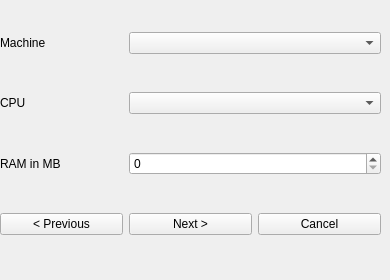
     <widget class="QWidget" name="page_17">
      <widget class="QWidget" name="gridLayoutWidget_16">
       <property name="geometry">
        <rect>
         <x>0</x>
         <y>0</y>
         <width>381</width>
         <height>271</height>
        </rect>
       </property>
       <layout class="QGridLayout" name="gridLayout_16">
        <item row="2" column="0">
         <widget class="QLabel" name="label_43">
          <property name="text">
           <string>RAM in MB</string>
          </property>
         </widget>
        </item>
        <item row="1" column="0">
         <widget class="QLabel" name="label_44">
          <property name="text">
           <string>CPU</string>
          </property>
         </widget>
        </item>
        <item row="0" column="0">
         <widget class="QLabel" name="label_45">
          <property name="text">
           <string>Machine</string>
          </property>
         </widget>
        </item>
        <item row="3" column="0">
         <widget class="QPushButton" name="pushButton_48">
          <property name="text">
           <string>&lt; Previous</string>
          </property>
         </widget>
        </item>
        <item row="3" column="1">
         <widget class="QPushButton" name="pushButton_49">
          <property name="text">
           <string>Next &gt;</string>
          </property>
         </widget>
        </item>
        <item row="3" column="2">
         <widget class="QPushButton" name="pushButton_50">
          <property name="text">
           <string>Cancel</string>
          </property>
         </widget>
        </item>
        <item row="0" column="1" colspan="2">
         <widget class="QComboBox" name="comboBox_25">
          <property name="placeholderText">
           <string>Please select a machine</string>
          </property>
          <item>
           <property name="text">
            <string>Let QEMU decide</string>
           </property>
          </item>
          <item>
           <property name="text">
            <string>40p</string>
           </property>
          </item>
          <item>
           <property name="text">
            <string>bamboo</string>
           </property>
          </item>
          <item>
           <property name="text">
            <string>g3beige</string>
           </property>
          </item>
          <item>
           <property name="text">
            <string>mac99</string>
           </property>
          </item>
          <item>
           <property name="text">
            <string>mac99,via=pmu</string>
           </property>
          </item>
          <item>
           <property name="text">
            <string>mac99,via=pmu-adb</string>
           </property>
          </item>
          <item>
           <property name="text">
            <string>none</string>
           </property>
          </item>
          <item>
           <property name="text">
            <string>mpc8544ds</string>
           </property>
          </item>
          <item>
           <property name="text">
            <string>pegasos2</string>
           </property>
          </item>
          <item>
           <property name="text">
            <string>ppce500</string>
           </property>
          </item>
          <item>
           <property name="text">
            <string>ref405ep</string>
           </property>
          </item>
          <item>
           <property name="text">
            <string>sam460ex</string>
           </property>
          </item>
          <item>
           <property name="text">
            <string>taihu</string>
           </property>
          </item>
          <item>
           <property name="text">
            <string>virtex-ml507</string>
           </property>
          </item>
         </widget>
        </item>
        <item row="1" column="1" colspan="2">
         <widget class="QComboBox" name="comboBox_26">
          <property name="placeholderText">
           <string>Please select a processor</string>
          </property>
          <item>
           <property name="text">
            <string>Let QEMU decide</string>
           </property>
          </item>
          <item>
           <property name="text">
            <string>603</string>
           </property>
          </item>
          <item>
           <property name="text">
            <string>604</string>
           </property>
          </item>
          <item>
           <property name="text">
            <string>603e</string>
           </property>
          </item>
          <item>
           <property name="text">
            <string>603p</string>
           </property>
          </item>
          <item>
           <property name="text">
            <string>603e7v</string>
           </property>
          </item>
          <item>
           <property name="text">
            <string>603e7v1</string>
           </property>
          </item>
          <item>
           <property name="text">
            <string>603e7</string>
           </property>
          </item>
          <item>
           <property name="text">
            <string>603e7v2</string>
           </property>
          </item>
          <item>
           <property name="text">
            <string>603e7t</string>
           </property>
          </item>
          <item>
           <property name="text">
            <string>750</string>
           </property>
          </item>
          <item>
           <property name="text">
            <string>740</string>
           </property>
          </item>
          <item>
           <property name="text">
            <string>740e</string>
           </property>
          </item>
          <item>
           <property name="text">
            <string>750e</string>
           </property>
          </item>
          <item>
           <property name="text">
            <string>750cx</string>
           </property>
          </item>
          <item>
           <property name="text">
            <string>745</string>
           </property>
          </item>
          <item>
           <property name="text">
            <string>755</string>
           </property>
          </item>
          <item>
           <property name="text">
            <string>750cxe</string>
           </property>
          </item>
          <item>
           <property name="text">
            <string>750cxr</string>
           </property>
          </item>
          <item>
           <property name="text">
            <string>750cl</string>
           </property>
          </item>
          <item>
           <property name="text">
            <string>750l</string>
           </property>
          </item>
          <item>
           <property name="text">
            <string>604e</string>
           </property>
          </item>
          <item>
           <property name="text">
            <string>604r</string>
           </property>
          </item>
          <item>
           <property name="text">
            <string>7400</string>
           </property>
          </item>
          <item>
           <property name="text">
            <string>g2</string>
           </property>
          </item>
          <item>
           <property name="text">
            <string>mpc603</string>
           </property>
          </item>
          <item>
           <property name="text">
            <string>g2hip3</string>
           </property>
          </item>
          <item>
           <property name="text">
            <string>mpc8343</string>
           </property>
          </item>
          <item>
           <property name="text">
            <string>mpc8349a</string>
           </property>
          </item>
          <item>
           <property name="text">
            <string>mpc8347a</string>
           </property>
          </item>
          <item>
           <property name="text">
            <string>e300c1</string>
           </property>
          </item>
          <item>
           <property name="text">
            <string>mpc8347e</string>
           </property>
          </item>
          <item>
           <property name="text">
            <string>mpc8347</string>
           </property>
          </item>
          <item>
           <property name="text">
            <string>mpc8343a</string>
           </property>
          </item>
          <item>
           <property name="text">
            <string>mpc8347ea</string>
           </property>
          </item>
          <item>
           <property name="text">
            <string>mpc8347ap</string>
           </property>
          </item>
          <item>
           <property name="text">
            <string>mpc8349ea</string>
           </property>
          </item>
          <item>
           <property name="text">
            <string>mpc8343e</string>
           </property>
          </item>
          <item>
           <property name="text">
            <string>e300</string>
           </property>
          </item>
          <item>
           <property name="text">
            <string>mpc8379e</string>
           </property>
          </item>
          <item>
           <property name="text">
            <string>mpc8377e</string>
           </property>
          </item>
          <item>
           <property name="text">
            <string>mpc8377</string>
           </property>
          </item>
          <item>
           <property name="text">
            <string>mpc8378</string>
           </property>
          </item>
          <item>
           <property name="text">
            <string>mpc8378e</string>
           </property>
          </item>
          <item>
           <property name="text">
            <string>mpc8379</string>
           </property>
          </item>
          <item>
           <property name="text">
            <string>740p</string>
           </property>
          </item>
          <item>
           <property name="text">
            <string>750p</string>
           </property>
          </item>
          <item>
           <property name="text">
            <string>460ex</string>
           </property>
          </item>
          <item>
           <property name="text">
            <string>x2vp7</string>
           </property>
          </item>
          <item>
           <property name="text">
            <string>x2vp20</string>
           </property>
          </item>
          <item>
           <property name="text">
            <string>405gp</string>
           </property>
          </item>
          <item>
           <property name="text">
            <string>405gpe</string>
           </property>
          </item>
          <item>
           <property name="text">
            <string>405</string>
           </property>
          </item>
          <item>
           <property name="text">
            <string>440ep</string>
           </property>
          </item>
          <item>
           <property name="text">
            <string>750fx</string>
           </property>
          </item>
          <item>
           <property name="text">
            <string>750gx</string>
           </property>
          </item>
          <item>
           <property name="text">
            <string>7450</string>
           </property>
          </item>
          <item>
           <property name="text">
            <string>7451</string>
           </property>
          </item>
          <item>
           <property name="text">
            <string>7441</string>
           </property>
          </item>
          <item>
           <property name="text">
            <string>7455</string>
           </property>
          </item>
          <item>
           <property name="text">
            <string>7445</string>
           </property>
          </item>
          <item>
           <property name="text">
            <string>7447</string>
           </property>
          </item>
          <item>
           <property name="text">
            <string>7457</string>
           </property>
          </item>
          <item>
           <property name="text">
            <string>7457a</string>
           </property>
          </item>
          <item>
           <property name="text">
            <string>7447a</string>
           </property>
          </item>
          <item>
           <property name="text">
            <string>7448</string>
           </property>
          </item>
          <item>
           <property name="text">
            <string>7410</string>
           </property>
          </item>
          <item>
           <property name="text">
            <string>mpc8541</string>
           </property>
          </item>
          <item>
           <property name="text">
            <string>mpc8541e</string>
           </property>
          </item>
          <item>
           <property name="text">
            <string>mpc8540</string>
           </property>
          </item>
          <item>
           <property name="text">
            <string>e500v1</string>
           </property>
          </item>
          <item>
           <property name="text">
            <string>mpc8555</string>
           </property>
          </item>
          <item>
           <property name="text">
            <string>mpc8555e</string>
           </property>
          </item>
          <item>
           <property name="text">
            <string>mpc8545e</string>
           </property>
          </item>
          <item>
           <property name="text">
            <string>mpc8560</string>
           </property>
          </item>
         </widget>
        </item>
        <item row="2" column="1" colspan="2">
         <widget class="QSpinBox" name="spinBox_10">
          <property name="maximum">
           <number>32768</number>
          </property>
         </widget>
        </item>
       </layout>
      </widget>
     </widget>
